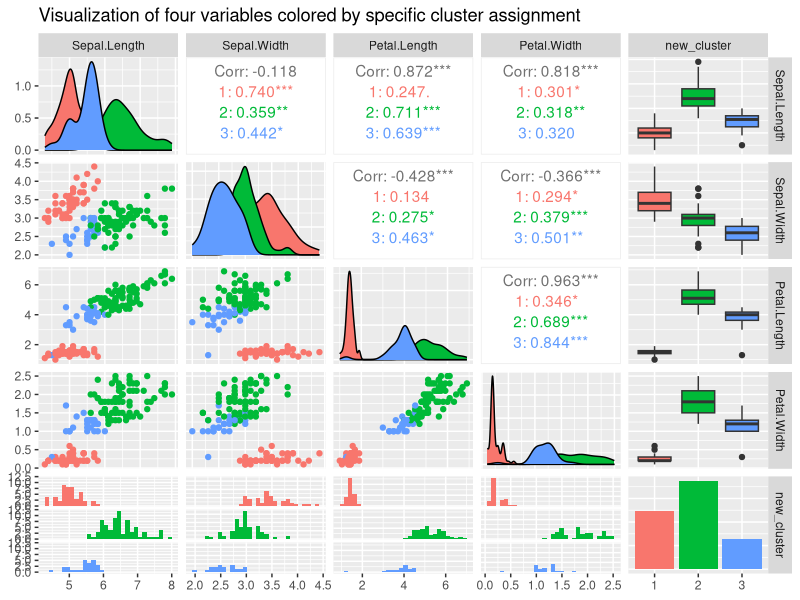
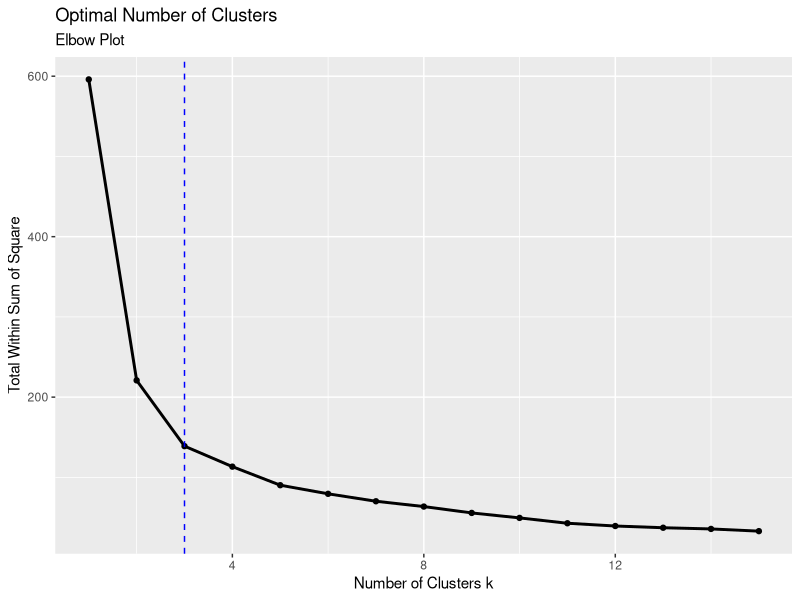

The R source for these figures, in order:
## ---- chunk 1
knitr::opts_chunk$set(echo = TRUE, message = FALSE, warning = FALSE, fig.align = "center")
## ---- chunk 2
## load all the library
library(fields)
library(readr)
library(tidyverse)
library(GGally)
## ---- chunk 3
# set seed
set.seed(100)

# set function k_means
# data for the dataset to be clustered
# k for the number of clusters k
#iter for the number of iterations performed
k_means <- function(data, k, iter) {
  
  # randomly assigning each observation to a cluster
  data_cluster <- data %>%
    mutate(cluster = sample(1:k,
                            nrow(data),
                            replace = TRUE))
  
  # calculate the centroids for each of the cluster
  centroids <- data_cluster %>%
    group_by(cluster) %>%
    summarise(across(everything(),
                     mean))
  
  # each point in the dataset
  point <- data_cluster %>%
    select(-cluster)
  
  # loop through for the number of iterations
  for (i in 1:iter) {
    
    # Calculate the distance from each point to each of the centroids
    distsToCenters <- rdist(centroids[,-1],
                            point)
    
    # Calculate the minimum distance for each point to the centroids
    minDis <- apply(distsToCenters,
                    2,
                    which.min)
    
    # Calculate the new centroids
    # and repeat
    data %>%
      mutate(cluster = minDis) %>%
      group_by(cluster) %>%
      summarise(across(everything(),
                       mean))
  }
  
  # Return the cluster assignments for each of the observations
  return(minDis)
}
## ---- chunk 4
# set seed
set.seed(100)

# adjustment for dataset iris
iris_new <- iris %>%
  select(-Species)

# scale the dataset iris
scaled_iris <- scale(iris_new)

# cluster the iris dataset
# cluster the dataset with 3 clusters and 50 iterations
iris_kmean <- k_means(as.data.frame(scaled_iris), 3, 50)
iris_kmean

# adjust the dataset for visualization
iris_final <- iris_new %>%
  mutate(new_cluster = as.factor(iris_kmean))

# visualize the four variables colored by your cluster assignment
ggpairs(iris_final,
        ggplot2::aes(colour = new_cluster),
        title = "Visualization of four variables colored by specific cluster assignment") 
## ---- chunk 5
# set seed
set.seed(100)

# function for Total Within Sum of Square (WSS)
wss <- function(k, data) {
  kmeans(data, k, nstart = 10)$tot.withinss
}

# examining the total within-cluster sum of squares 
# for different numbers of clusters 
# (1 through 15 here)
k_values <- 1:15

wss_values <- map_dbl(k_values, wss, 
                      data = scaled_iris)

wss_values <- data.frame(wss = wss_values,
                         k = k_values)

# produce the associated elbow plot
ggplot(wss_values,
       aes(x = k,
           y = wss)) +
  geom_point() +
  geom_line(lwd = 1) +
  # add line for better visualization
  geom_vline(xintercept = 3,
             linetype = 2,
             col = "blue") + 
  labs(
    x = "Number of Clusters k",
    y = "Total Within Sum of Square",
    title = "Optimal Number of Clusters",
    subtitle = "Elbow Plot"
  )
